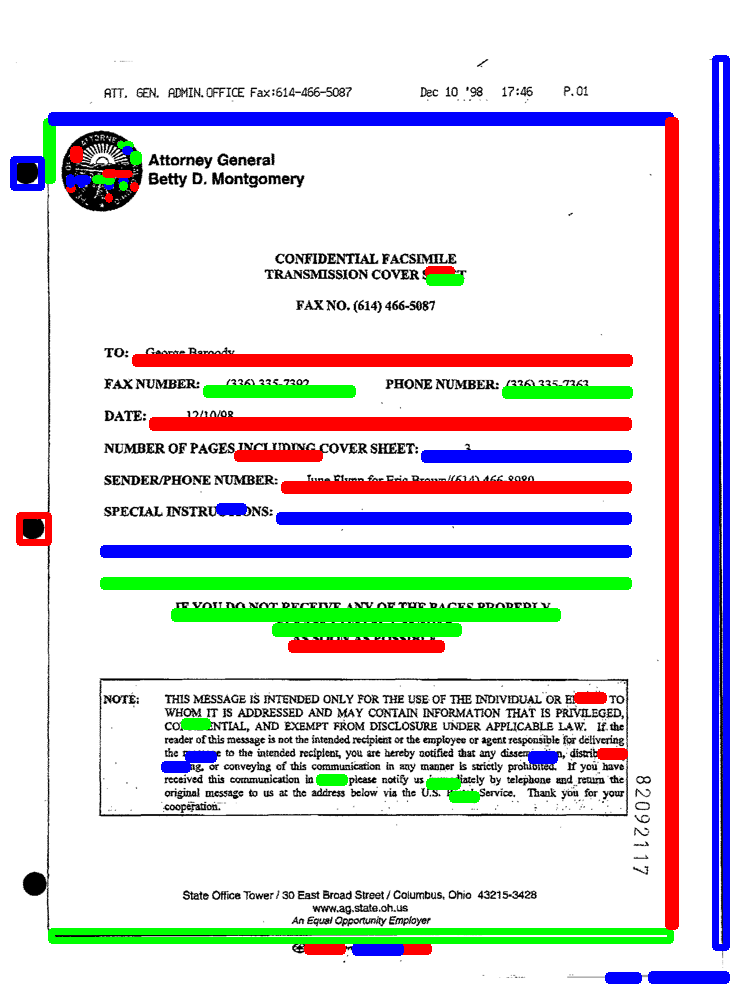
#> input picture FUNSD_all/table/82092117.png, 754 x 1000 px, given in place of FUNSD_all, which was not available; the run also reads 1 picture not shown here
$ python table.py
#> lines starting #> are read from the running program, lines starting #| are printed output that depends on the picture; after the words box and inside, x2 and y2 are one past the last pixel; in counts of white or black regions, pixels touching at a corner belong together; pictures that were not available may be replaced by others from this repository, and a replacement may not be noted
import cv2
import numpy as np
from PIL import Image
import pdb
import os
import json
import argparse

argParser = argparse.ArgumentParser()
argParser.add_argument("--ip_dir", type=str, help="input directory with images")
argParser.add_argument("--op_dir", type=str, help="output directory")
args = argParser.parse_args()

def IoU(box1, box2):

    x1, y1, w1, h1 = box1
    x3, y3, w2, h2 = box2
    x2 = x1 + w1
    y2 = y1 + h1
    x4 = x3 + w2
    y4 = y3 + h2

    if (x1 < x3 and x2 < x3) or (x3 < x1 and x4 < x1):
        return 0

    if (y1 < y3 and y2 < y3) or (y3 < y1 and y4 < y1):
        return 0

    if (x1 > x3 and x2 < x4) and (y1 > y3 and y2 < y4):
        return 0.5

    if (x1 < x3 and x2 > x4) and (y1 < y3 and y2 > y4):
        return 0.5


    x_inter1 = max(x1, x3)
    x_inter2 = min(x2, x4)
    y_inter1 = max(y1, y3)
    y_inter2 = min(y2, y4)

    width_inter = abs(x_inter1 - x_inter2)
    height_inter = abs(y_inter1 - y_inter2)
    area_inter = width_inter*height_inter

    area_1 = w1*h1
    area_2 = w2*h2

    area_union = area_1 + area_2 - area_inter

    iou = area_inter/area_union


    return iou


def filter_bbox(boxes, shape):
    final_box = []
    areas = []
    for box in boxes:
        # [6 lines of commented-out code are left out]
        area = box[2]*box[3]
        # if area<10000:
        #     continue
        areas.append((area,box))
    areas.sort()

    for a in areas:
        flag = True
        for final in final_box:
            if a[1][0] < final[0] and a[1][1] < final[1]:
                # If bottom-right inner box corner is inside the bounding box
                if final[0] + final[2] < a[1][0] + a[1][2] and final[1] + final[3] < a[1][1] + a[1][3]:
                    flag = False
                    break
                else:
                    iou = IoU(a[1], final)
                    #print(a[1], final, iou)
                    if iou > 0 and iou <= 1:
                        flag = False
                        break

        if flag:
            final_box.append(a[1])

    return final_box

def sort_contours(cnts, method="left-to-right"):    # initialize the reverse flag and sort index
    reverse = False
    i = 0    # handle if we need to sort in reverse
    if method == "right-to-left" or method == "bottom-to-top":
        reverse = True    # handle if we are sorting against the y-coordinate rather than
    # the x-coordinate of the bounding box
    if method == "top-to-bottom" or method == "bottom-to-top":
        i = 1    # construct the list of bounding boxes and sort them from top to
    # bottom
    boundingBoxes = [cv2.boundingRect(c) for c in cnts]
    (cnts, boundingBoxes) = zip(*sorted(zip(cnts, boundingBoxes), key=lambda b:b[1][i], reverse=reverse))    # return the list of sorted contours and bounding boxes
    return (cnts, boundingBoxes)


def find_template(img):   #send image without inverting colors
    # Length(width) of kernel as 100th of total width
    kernel_len = np.array(img).shape[1]//100# Defining a vertical kernel to detect all vertical lines of image
    ver_kernel = cv2.getStructuringElement(cv2.MORPH_RECT, (1, kernel_len))# Defining a horizontal kernel to detect all horizontal lines of image
    hor_kernel = cv2.getStructuringElement(cv2.MORPH_RECT, (kernel_len, 1))# A kernel of 2x2
    kernel = cv2.getStructuringElement(cv2.MORPH_RECT, (2, 2))

    #Use vertical kernel to detect and save the vertical lines in a jpg
    image_1 = cv2.erode(~img, ver_kernel, iterations=3)
    vertical_lines = cv2.dilate(image_1, ver_kernel, iterations=3)

    #Use horizontal kernel to detect and save the horizontal lines in a jpg
    image_2 = cv2.erode(~img, hor_kernel, iterations=3)
    horizontal_lines = cv2.dilate(image_2, hor_kernel, iterations=3)

    # Combine horizontal and vertical lines in a new third image, with both having same weight.
    img_vh = cv2.addWeighted(vertical_lines, 0.5, horizontal_lines, 0.5, 0.0)#Eroding and thesholding the image
    img_vh = cv2.erode(~img_vh, kernel, iterations=2)
    thresh, img_vh = cv2.threshold(img_vh,128,255, cv2.THRESH_BINARY | cv2.THRESH_OTSU)

    return img_vh

path = args.ip_dir
export_dict = {}


for file_name in os.listdir(path):
    #read your file
    file=f'{path}/{file_name}'
    img = cv2.imread(file,0)
#> img: shape (1000, 754); min 0, max 255, mean 218.5
    color = cv2.imread(file)
#> color is the input picture: shape (1000, 754, 3); mean B, G, R 220.9, 217.6, 219.3
    img.shape#thresholding the image to a binary image
    thresh,img_bin = cv2.threshold(img,128,255,cv2.THRESH_BINARY |cv2.THRESH_OTSU)#inverting the image
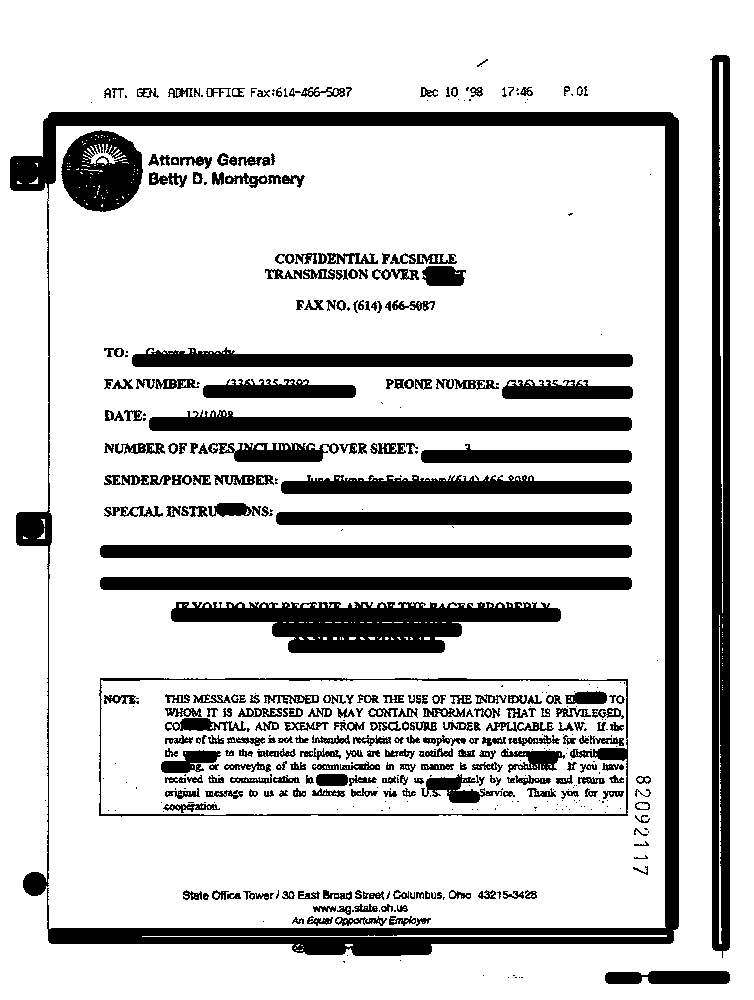
#> img_bin: shape (1000, 754); 80.5% white; 466 black regions (172 under 20 px), largest, box (x1, y1, x2, y2) and area: (10, 112, 679, 956) 35287, (710, 55, 730, 958) 14223, (171, 602, 561, 653) 11552
#> thresh = 163


    ###############comment for FUNSD #####################
    # img_vh = find_template(img_bin)

    # # Detect contours for following box detection
    # contours, hierarchy = cv2.findContours(img_vh, cv2.RETR_TREE, cv2.CHAIN_APPROX_SIMPLE)

    # # Sort all the contours by top to bottom.
    # contours, boundingBoxes = sort_contours(contours, method='top-to-bottom')

    # #Create list box to store all boxes in
    box = []# Get position (x,y), width and height for every contour and show the contour on image

    # [7 lines of commented-out code are left out]

    img_vh = find_template(img_bin)
#> in find_template, `image_1 = cv2.erode(~img, ver_kernel, iterations=3)`: image_1: shape (1000, 754); 4.2% white; 147 white regions (100 under 20 px), largest, box (x1, y1, x2, y2) and area: (712, 64, 730, 949) 13651, (665, 121, 679, 935) 11244, (45, 210, 52, 878) 850
#> in find_template, `vertical_lines = cv2.dilate(image_1, ver_kernel, iterations=3)`: vertical_lines: shape (1000, 754); 5.5% white; 127 white regions (42 under 20 px), largest, box (x1, y1, x2, y2) and area: (712, 55, 730, 958) 13975, (665, 112, 679, 944) 11496, (98, 139, 137, 212) 1647
#> in find_template, `image_2 = cv2.erode(~img, hor_kernel, iterations=3)`: image_2: shape (1000, 754); 10.2% white; 63 white regions (20 under 20 px), largest, box (x1, y1, x2, y2) and area: (57, 928, 669, 956) 9897, (52, 112, 670, 126) 8577, (109, 545, 623, 558) 6662
#> in find_template, `horizontal_lines = cv2.dilate(image_2, hor_kernel, iterations=3)`:
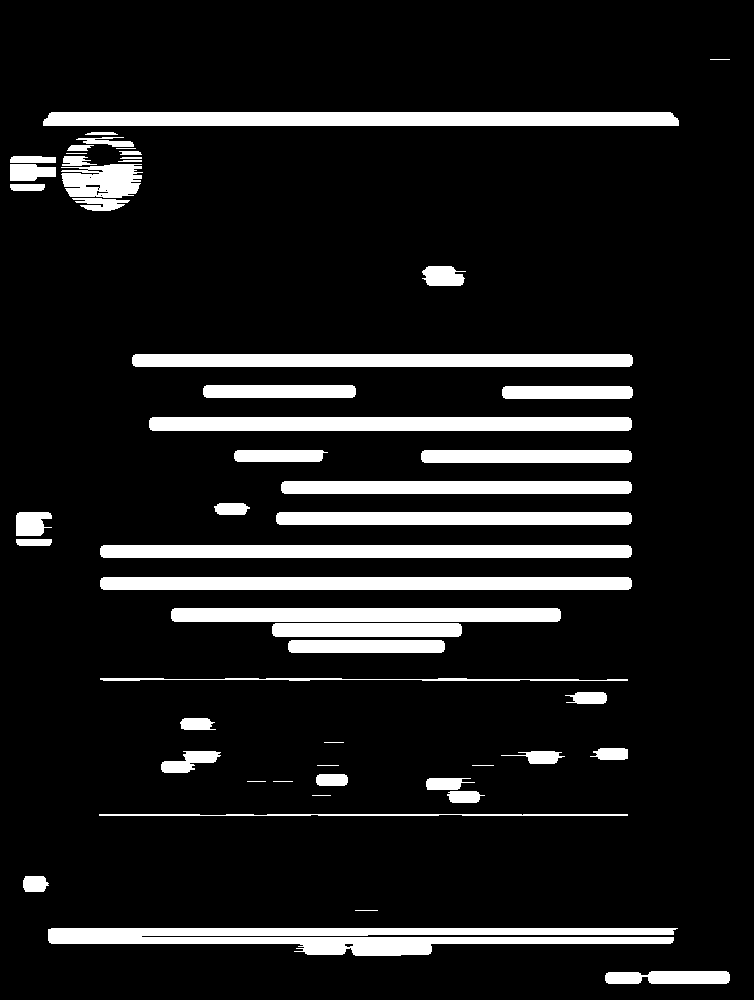
#> horizontal_lines: shape (1000, 754); 11.6% white; 53 white regions (2 under 20 px), largest, box (x1, y1, x2, y2) and area: (48, 928, 678, 956) 10581, (43, 112, 679, 126) 8829, (100, 545, 632, 558) 6896
#> in find_template, `thresh, img_vh = cv2.threshold(img_vh,128,255, cv2.THRESH_BINARY | cv2..`:
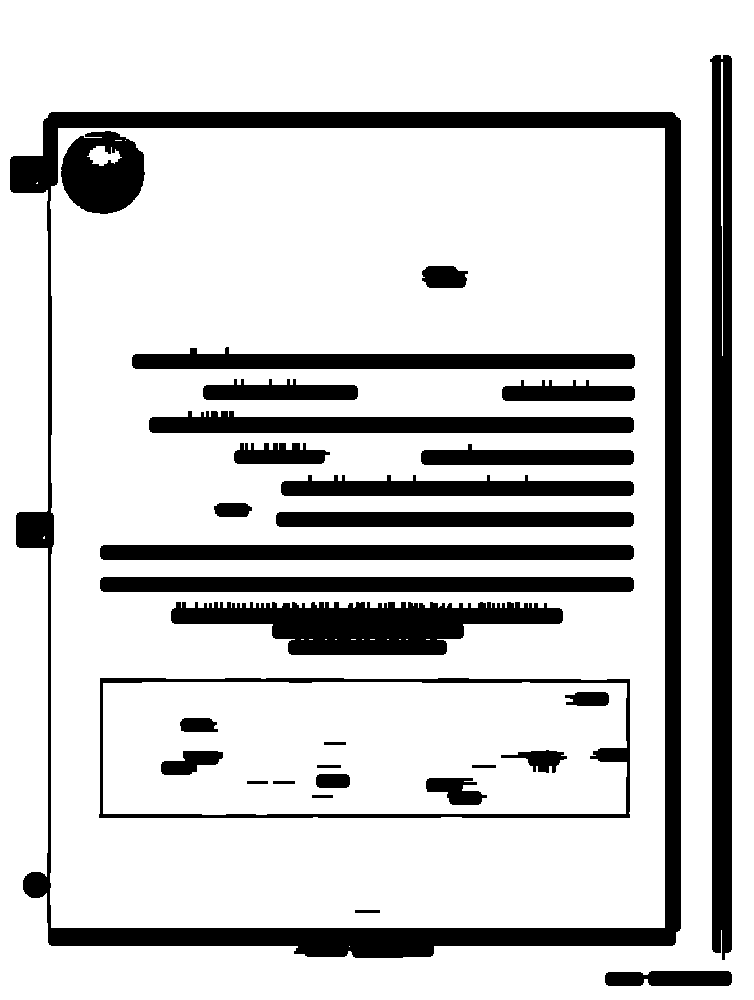
#> img_vh: shape (1000, 754); 81.2% white; 31 black regions
#> in find_template, `thresh, img_vh = cv2.threshold(img_vh,128,255, cv2.THRESH_BINARY | cv2..`: thresh = 127

    contours, hierarchy = cv2.findContours(img_vh, cv2.RETR_TREE, cv2.CHAIN_APPROX_SIMPLE)
#> contours = 52 contours, 16 with area under 20; largest, box (x1, y1, x2, y2) and area: (0, 0, 754, 1000) 752247, (9, 111, 682, 959) 534212, (50, 128, 665, 928) 489153, (98, 677, 631, 819) 74500, (103, 682, 627, 815) 67726

    for c in contours:
        x, y, w, h = cv2.boundingRect(c)

        if (w<img_vh.shape[1]*0.9 and h<img_vh.shape[0]*0.9):
            image = cv2.rectangle(img_vh,(x,y),(x+w,y+h),(0,255,0),8)
            box.append([x,y,w,h])
#> this loop made 52 passes
#> (x, y, w, h) on passes 2, 3, 4, 7, 8, 9, 10, 11, 12, 13, 14, 15: (604, 970, 129, 17), (9, 111, 673, 848), (349, 946, 1, 1), (50, 128, 615, 800), (354, 909, 27, 5), (98, 677, 533, 142), (103, 682, 524, 133), (311, 794, 23, 5), (272, 780, 24, 5), (246, 780, 23, 5), (425, 777, 63, 29), (315, 773, 36, 16)
#> (c, x, y, w, h) on passes 1, 5, 6, 24, 25, 26: ([[0, 0], [0, 999], [753, 999], [753, 0]], 0, 0, 754, 1000), ([[44, 536], [43, 537], [43, 538], [44, 538]], 43, 536, 2, 3), ([[37, 182], [36, 183], [37, 183]], 36, 182, 2, 2), ([[426, 639], [429, 639]], 426, 639, 4, 1), ([[406, 639], [407, 639]], 406, 639, 2, 1), ([[399, 639], [400, 639]], 399, 639, 2, 1)
#> pass 3, `image = cv2.rectangle(img_vh,(x,y),(x+w,y+h),(0,255,0),8)`:
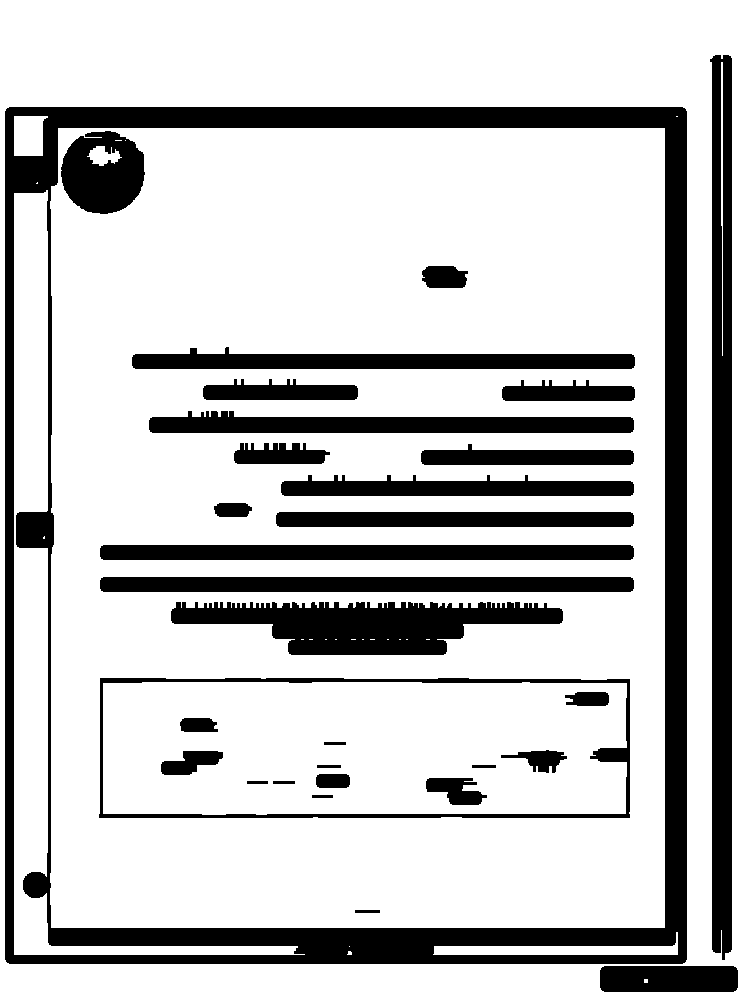
#> image: shape (1000, 754); 78% white; 31 black regions, largest, box (x1, y1, x2, y2) and area: (5, 107, 687, 964) 64063, (710, 55, 732, 960) 17478, (171, 602, 563, 655) 12752
#> after the loop:
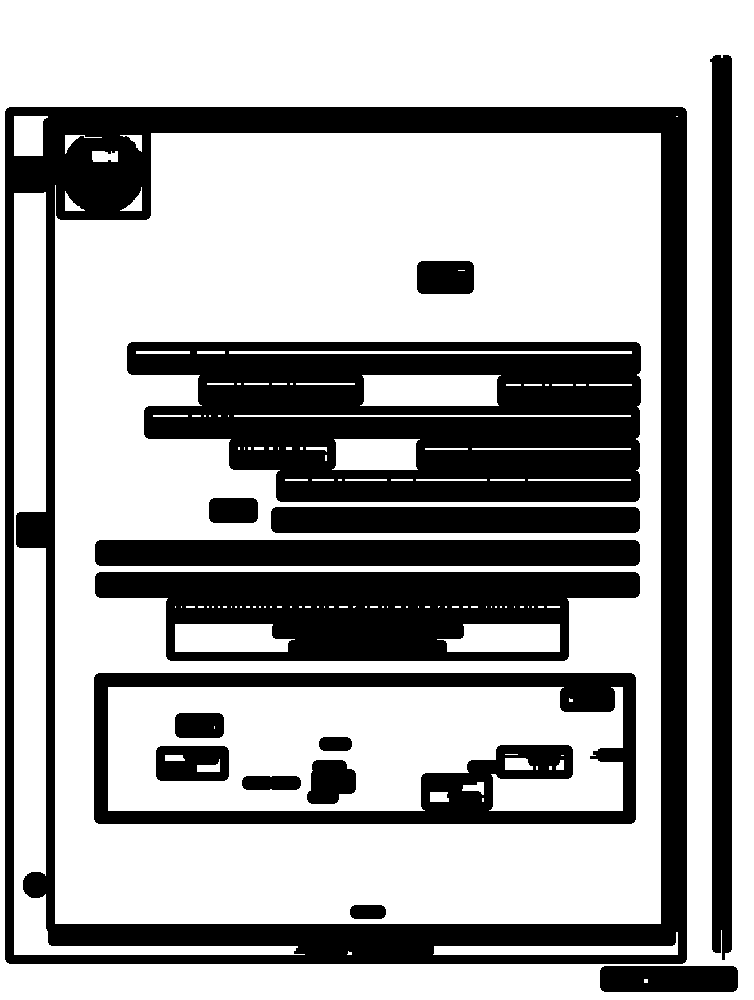
#> img_vh: shape (1000, 754); 65.9% white; 16 black regions, largest, box (x1, y1, x2, y2) and area: (5, 107, 687, 964) 83950, (127, 342, 641, 502) 60601, (95, 572, 640, 661) 33299
#> after the loop, box = 50 items, first 6: [604, 970, 129, 17], [9, 111, 673, 848], [349, 946, 1, 1], [43, 536, 2, 3], [36, 182, 2, 2], [50, 128, 615, 800]

    temp = cv2.imread(file)
    final = filter_bbox(box, temp.shape)
#> the loop in filter_bbox, `for box in boxes:` made 50 passes
#> (box, area) on passes 1, 2, 6, 7, 8, 9, 10, 11, 12, 13, 14, 15: ([604, 970, 129, 17], 2193), ([9, 111, 673, 848], 570704), ([50, 128, 615, 800], 492000), ([354, 909, 27, 5], 135), ([98, 677, 533, 142], 75686), ([103, 682, 524, 133], 69692), ([311, 794, 23, 5], 115), ([272, 780, 24, 5], 120), ([246, 780, 23, 5], 115), ([425, 777, 63, 29], 1827), ([315, 773, 36, 16], 576), ([471, 764, 26, 5], 130)
#> after the loop in filter_bbox, `for box in boxes:`: areas = 50 items
#> the loop in filter_bbox, `for a in areas:` made 50 passes
#> a on passes 1, 2, 5, 6, 7, 8, 12, 13, 14, 17, 18, 19: (1, [125, 140, 1, 1]), (1, [349, 946, 1, 1]), (2, [362, 639, 2, 1]), (2, [387, 639, 2, 1]), (2, [399, 639, 2, 1]), (2, [406, 639, 2, 1]), (4, [426, 639, 4, 1]), (5, [351, 639, 5, 1]), (5, [370, 639, 5, 1]), (115, [246, 780, 23, 5]), (115, [311, 794, 23, 5]), (120, [272, 780, 24, 5])
#> a on passes 3, 4, 9, 10, 11, 15: (2, [325, 639, 2, 1]), (2, [335, 639, 2, 1]), (3, [301, 639, 3, 1]), (4, [36, 182, 2, 2]), (4, [309, 639, 4, 1]), (6, [43, 536, 2, 3])
    export_dict[file_name] = final

    i = 0
    color = [(255,0,0),(0,255,0),(0,0,255)]
    for ele in final:
        temp = cv2.rectangle(temp, (ele[0],ele[1]), (ele[0]+ele[2], ele[1]+ele[3]),color[i],5)
        i += 1
        i = i % 3
#> this loop made 44 passes
#> ele on passes 1 to 12: [125, 140, 1, 1], [349, 946, 1, 1], [325, 639, 2, 1], [335, 639, 2, 1], [362, 639, 2, 1], [387, 639, 2, 1], [399, 639, 2, 1], [406, 639, 2, 1], [301, 639, 3, 1], [36, 182, 2, 2], [309, 639, 4, 1], [426, 639, 4, 1]
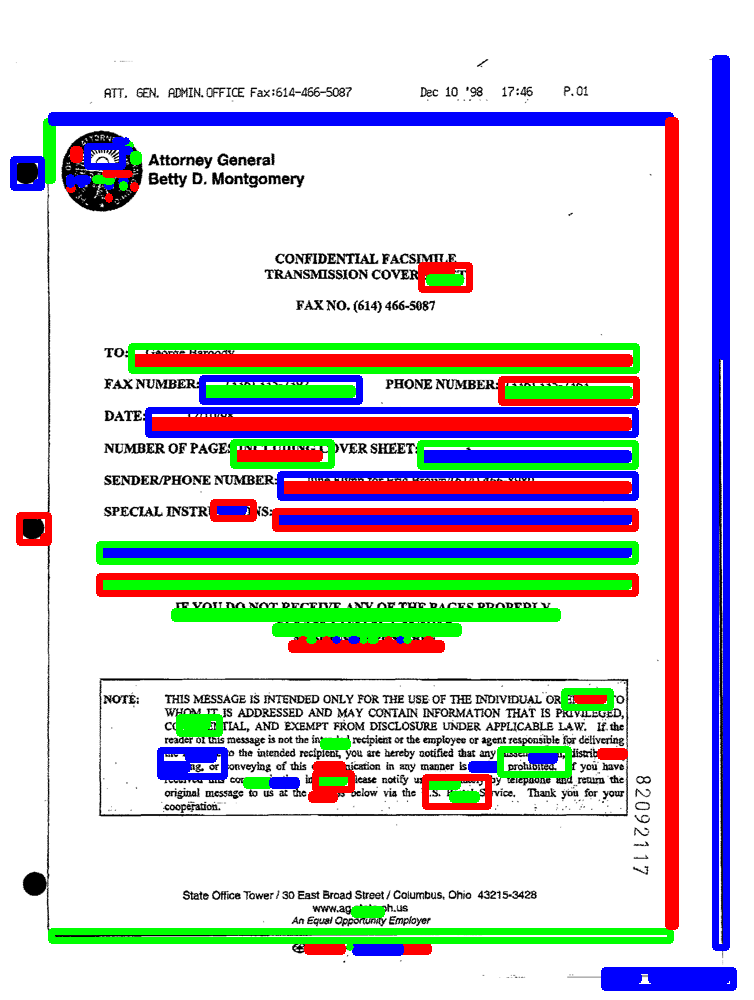
#> temp: shape (1000, 754, 3); mean B, G, R 208, 206.2, 206.8
#> (the run stopped early here; a loop or call above may not have finished)
